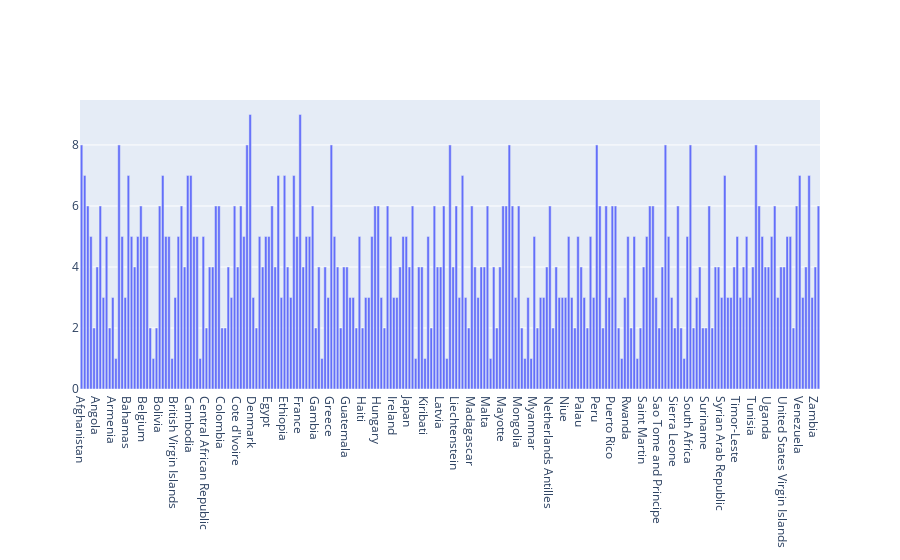

Notebook source saved alongside this figure:
### Code cell
import plotly.graph_objs as go

data = [go.Bar(
   x = country,
   y = city_count
            
)]

fig = go.Figure(data=data)
iplot(fig)

### Figure 1 — Plotly figure (JSON) as saved in the notebook; plotly's stock layout.template omitted (floating-point values rounded to 4 significant figures; data arrays with more than 128 entries replaced by an {"elided": "..."} marker saying what was removed)
{"data": [{"type": "bar", "x": {"elided": "237 str values"}, "y": {"elided": "237 int values"}}], "layout": {}}
